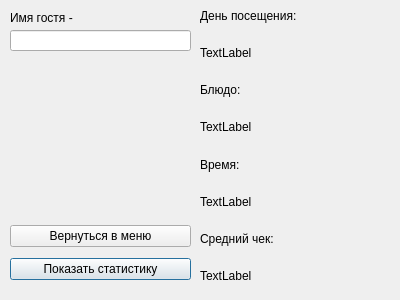
<?xml version="1.0" encoding="UTF-8"?>
<ui version="4.0">
 <class>DialogClient2</class>
 <widget class="QDialog" name="DialogClient2">
  <property name="geometry">
   <rect>
    <x>0</x>
    <y>0</y>
    <width>400</width>
    <height>300</height>
   </rect>
  </property>
  <property name="windowTitle">
   <string>Dialog</string>
  </property>
  <widget class="QLineEdit" name="lineEdit">
   <property name="geometry">
    <rect>
     <x>10</x>
     <y>30</y>
     <width>181</width>
     <height>21</height>
    </rect>
   </property>
  </widget>
  <widget class="QLabel" name="label_9">
   <property name="geometry">
    <rect>
     <x>10</x>
     <y>10</y>
     <width>181</width>
     <height>16</height>
    </rect>
   </property>
   <property name="text">
    <string>Имя гостя -</string>
   </property>
  </widget>
  <widget class="QWidget" name="">
   <property name="geometry">
    <rect>
     <x>200</x>
     <y>0</y>
     <width>201</width>
     <height>291</height>
    </rect>
   </property>
   <layout class="QVBoxLayout" name="verticalLayout">
    <item>
     <widget class="QLabel" name="label_5">
      <property name="text">
       <string>День посещения:</string>
      </property>
     </widget>
    </item>
    <item>
     <widget class="QLabel" name="label">
      <property name="text">
       <string>TextLabel</string>
      </property>
     </widget>
    </item>
    <item>
     <widget class="QLabel" name="label_6">
      <property name="text">
       <string>Блюдо:</string>
      </property>
     </widget>
    </item>
    <item>
     <widget class="QLabel" name="label_2">
      <property name="text">
       <string>TextLabel</string>
      </property>
     </widget>
    </item>
    <item>
     <widget class="QLabel" name="label_7">
      <property name="text">
       <string>Время:</string>
      </property>
     </widget>
    </item>
    <item>
     <widget class="QLabel" name="label_3">
      <property name="text">
       <string>TextLabel</string>
      </property>
     </widget>
    </item>
    <item>
     <widget class="QLabel" name="label_8">
      <property name="text">
       <string>Средний чек:</string>
      </property>
     </widget>
    </item>
    <item>
     <widget class="QLabel" name="label_4">
      <property name="text">
       <string>TextLabel</string>
      </property>
     </widget>
    </item>
   </layout>
  </widget>
  <widget class="QWidget" name="">
   <property name="geometry">
    <rect>
     <x>10</x>
     <y>220</y>
     <width>181</width>
     <height>66</height>
    </rect>
   </property>
   <layout class="QVBoxLayout" name="verticalLayout_2">
    <item>
     <widget class="QPushButton" name="pushButton_2">
      <property name="text">
       <string>Вернуться в меню</string>
      </property>
      <property name="autoDefault">
       <bool>false</bool>
      </property>
     </widget>
    </item>
    <item>
     <widget class="QPushButton" name="pushButton">
      <property name="text">
       <string>Показать статистику</string>
      </property>
     </widget>
    </item>
   </layout>
  </widget>
 </widget>
 <resources/>
 <connections/>
</ui>
